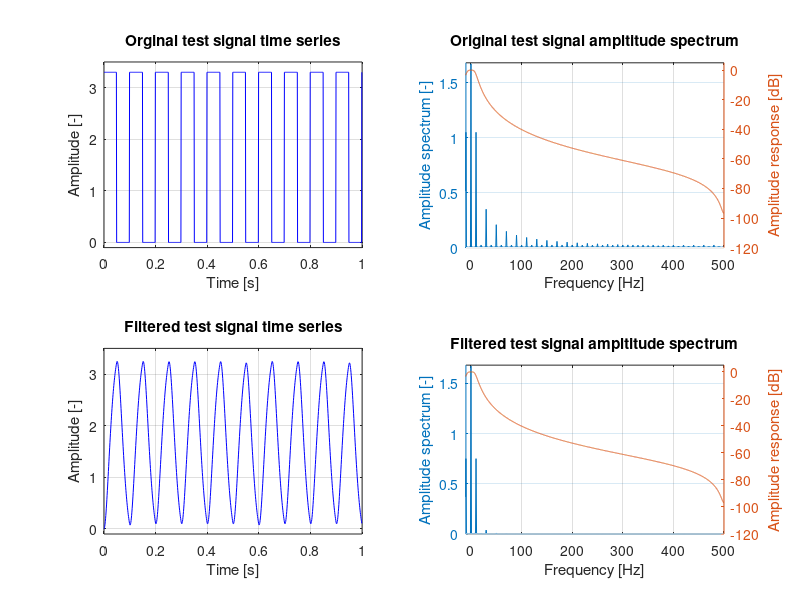

MATLAB code to generate this figure: (Note: this script raises an error after producing the figure.)
%% L11 CMSIS pt. 2
%%% File info 
%
% *************************************************************************
%
%  @file     unit_test_biquad.m
%  @author   Adrian Wojcik
%  @version  1.0
%  @date     17-Dec-2019 10:33:27
%  @brief    Simple IIR filter unity test
%
% *************************************************************************
%
close all; clc;
clear all;

%% Test signal
% sample time & freq
ts = 0.001; % [s]
fs = 1/ts;  % [Hz]

% test time
tmax = 1;   % [s]

% time vector
tvec = 0 : ts : tmax-ts;

% sample vector
nvec = 0 : length(tvec)-1;

% test signal - square wave
T = 0.1; % [s] signal period
xvec = single(zeros(size(tvec)));
for i = nvec+1
    if mod(i*ts,T) < T/2
       xvec(i) = 3.3;
    else
       xvec(i) = 0.0; 
    end%if
end%for

% test signal amplitude spectrum
% frequency vector
frange = (-1/2 : 1/length(nvec) : 1/2-1/length(nvec)); % [-]
fxvec = frange*fs;                               % [Hz]
% amplitude response
Axvec = abs(fftshift(fft(xvec,length(nvec)))); % [-]
Axvec = Axvec / length(nvec);

%% FILTER EXAMPLE 

% -- S-OPERATOR -----------------------------------------------------------
s = tf('s');

% -- FILTER PARAMS --------------------------------------------------------
f = 10.0;  % [Hz]
w = 2*pi*f; % [rad/s]
e = 0.7;    % [-]

% -- CONTINUOUS TRANSFER FUNCTION -----------------------------------------
G = 1 / (1 + 2*e*s/w + s^2 / w^2);

% -- DISCRETIZATION -------------------------------------------------------
%[b,a] = cheby1(N,R,Wp,'low');
H = c2d(G,ts, 'zoh');

% -- FILTER RESPONSE COMPUTING --------------------------------------------
%xfvec_v1 = filter(b,a,xvec);
xfvec_v1 = lsim(H,xvec,tvec)';

% Filter frequency response
% no. of samples
n = 10^4; % [-]
% frequency vector
frange = (-1/2 : 1/n : 1/2-1/n); % [-]
fhvec = frange*fs;               % [Hz]
% amplitude response
%Ahvec_v1 = abs(freqz(b,a, 2*pi*frange)); % [-] frequency response
Ahvec_v1 = abs(freqz(H.num{1},H.den{1}, 2*pi*frange)); % [-] frequency response
Ahvec_v1 = 20*log10(Ahvec_v1); % [dB]

%% FOR-LOOP REFERENCE FILTER RESPONSE COMPUTING

x = xvec;
y = single(zeros(size(xfvec_v1)));

%[sos,g] = tf2sos(b,a);
[sos,g] = tf2sos(H.num{1},H.den{1});
biquad_coeffs = cell(size(g));

% to single-precision floating-point number
sos = single(sos);
g = single(g);

for sec = 1 : size(sos,1); 
    if sec == 1
      b0 = sos(sec, 1)*g;
      b1 = sos(sec, 2)*g;
      b2 = sos(sec, 3)*g;
    else
      b0 = sos(sec, 1);
      b1 = sos(sec, 2);
      b2 = sos(sec, 3);
    end
    a1 = -sos(sec, 5);
    a2 = -sos(sec, 6);
    % To CMSIS DSP biquad 
    biquad_coeffs{sec} = [b0 b1 b2 a1 a2];
end

% EXPLICIT FORM
y(1) = b0 * x(1);                                        % n = 1
y(2) = b0 * x(2) + b1 * x(1) + a1 * y(1);                % n = 2
for n = 3 : length(tvec)    
    y(n) = b0 * x(n) + b1 * x(n-1) + b2 * x(n-2) + ...   % n >= 3
                     + a1 * y(n-1) + a2 * y(n-2);
end

xfvec_v2 = y;

% filtered signal amplitude spectrum
% amplitude response
Axfvec = abs(fftshift(fft(xfvec_v2,length(nvec)))); % [-]
Axfvec = Axfvec / length(nvec);

%% Plot results
fminmax = [-10 fs/2];
tminmax = [0 tmax];
Aminmax = [-0.1 3.5];
AdBminmax = [-120 5];

subplot(2,2,1)
  plot(nvec/fs, xvec, 'b'); grid on;
  xlabel("Time [s]");
  ylabel("Amplitude [-]");
  axis([tminmax Aminmax]);
  title('Orginal test signal time series');
  hold off;
subplot(2,2,2)
  ax = plotyy (fxvec, Axvec, ...
               fhvec, Ahvec_v1, ...
               @plot, @plot); hold on; grid on;
  xlabel("Frequency [Hz]");
  ylabel(ax(1), "Amplitude spectrum [-]");
  ylabel(ax(2), "Amplitude response [dB]"); 
  %plot([f1 f1], AdBminmax, 'k--');
  %plot([f2 f2], AdBminmax, 'k--'); 
  set(ax(1),'YLim', [0 0.51*3.3], 'XLim', fminmax);
  set(ax(2),'YLim', AdBminmax, 'XLim', fminmax);
  set(ax(2),'XTick',[], 'xcolor',[1 1 1]);
  title('Original test signal ampltitude spectrum');
  hold off;
subplot(2,2,3)
  plot(nvec/fs, xfvec_v2, 'b'); grid on; hold on;
  xlabel("Time [s]");
  ylabel("Amplitude [-]");
  axis([tminmax Aminmax]);
  title('Filtered test signal time series');
  hold off;
subplot(2,2,4)
  ax = plotyy (fxvec, Axfvec, ...
               fhvec, Ahvec_v1, ...
               @plot, @plot); hold on; grid on;
  xlabel("Frequency [Hz]");
  ylabel(ax(1), "Amplitude spectrum [-]");
  ylabel(ax(2), "Amplitude response [dB]"); 
  %plot([f1 f1], AdBminmax, 'k--');
  %plot([f2 f2], AdBminmax, 'k--'); 
  set(ax(1),'YLim', [0 0.51*3.3], 'XLim', fminmax);
  set(ax(2),'YLim', AdBminmax, 'XLim', fminmax);
  set(ax(2),'XTick',[], 'xcolor',[1 1 1]);
  title('Filtered test signal ampltitude spectrum');
  hold off;

%% SAVE TEST DATA TO .CSV

VEC2CSV('biquad_x.csv', xvec);
VEC2CSV('biquad_yref.csv', xfvec_v2);

VEC2CSV('biquad_coeffs.csv', biquad_coeffs{1});
VEC2CSV('biquad_state_init.csv', zeros(1,4));